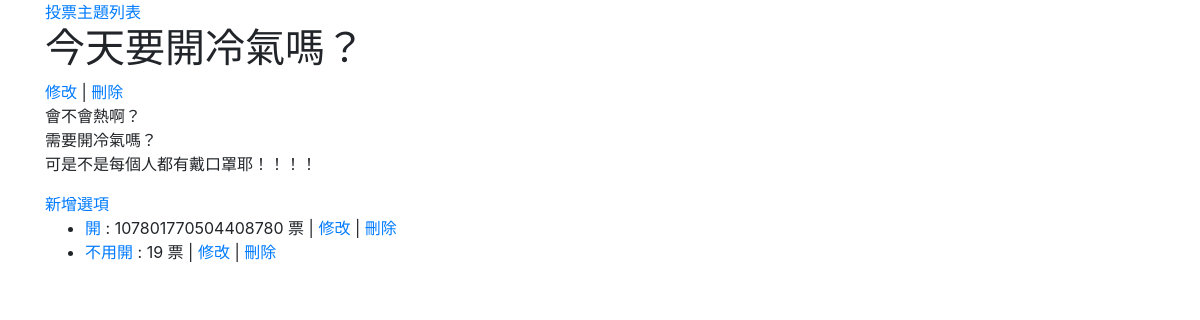
Screenshot of /poll/3/ with the database file from the repository.
### default/models.py (models this page shows, shortened)
class Poll(models.Model):
    subject = models.CharField('投票主題', max_length=100)
    desc = models.TextField('說明', max_length=512)
    created = models.DateField('建立時間', auto_now_add=True)

class Option(models.Model):
    poll_id = models.IntegerField('所屬投票主題')
    title = models.CharField('選項文字', max_length=100)
    count = models.IntegerField('票數', default=0)

### default/views.py (the view)
# urls.py: path('poll/<int:pk>/', views.PollView.as_view()),
class PollView(DetailView):
    model = Poll
    def get_context_data(self, **kwargs):
        data = super().get_context_data(**kwargs)
        data['option_list'] = Option.objects.filter(poll_id=self.kwargs['pk'])
        return data

### default/templates/default/poll_detail.html
{% extends "base.html" %}
{% block content %}
<a href="/poll/">投票主題列表</a>
<h1>{{ poll.subject }}</h1>
<a href="/poll/{{ poll.id }}/edit/">修改</a> | <a href="/poll/{{ poll.id }}/delete/">刪除</a>
<p>{{ poll.desc|linebreaksbr }}</p>
<a href="/poll/{{ poll.id }}/add/">新增選項</a>
<ul>
    {% for option in option_list %}
    <li>
        <a href="/option/{{ option.id }}/">{{ option.title }}</a>
        : {{ option.count }} 票
        | <a href="/option/{{ option.id }}/edit/">修改</a>
        | <a href="/option/{{ option.id }}/delete/">刪除</a>
    </li>
    {% endfor %}
</ul>
{% endblock content %}

### rows the page displays
Poll: subject "今天要開冷氣嗎？", desc "會不會熱啊？ 需要開冷氣嗎？ 可是不是每個人都有戴口罩耶！！！！"
Option: title "開", count "107801770504408780"
Option: title "不用開", count "19"
